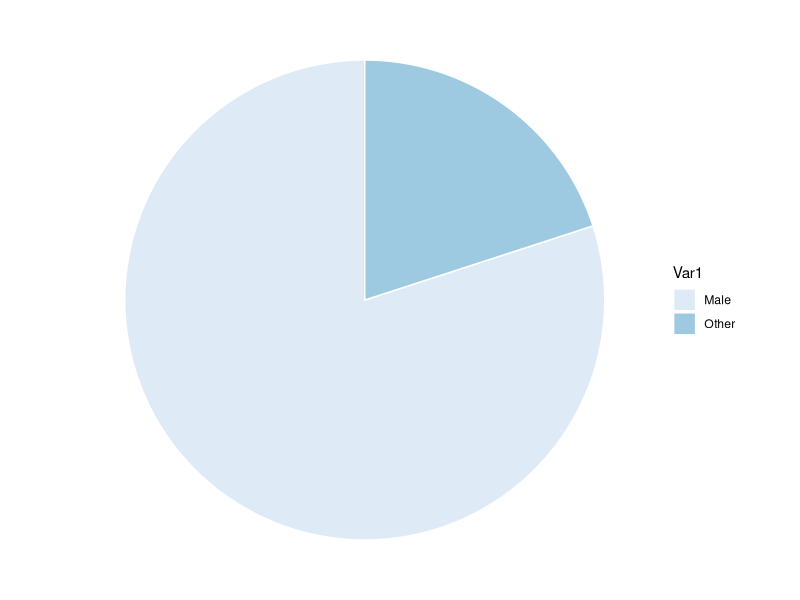

Write the R code that produced this figure.
#set working directory [replace with your own local working directory]
setwd("/Users/psav050/Documents/GitHub/humanities")

library(ggplot2)

d<-read.csv(file="boghossian.csv",row.names=1)

t<-as.data.frame(table(d$Gender))

ggplot(t, aes(x = "", y = Freq, fill = Var1)) +
  geom_col(width = 1, color = "white") +
  coord_polar(theta = "y") +
scale_fill_brewer(palette = "Blues") +
  theme_void()

#Repeat for the following variables:
t<-as.data.frame(table(d$Race))
t<-as.data.frame(table(d$Discipline))
t<-as.data.frame(table(d$Institution))
t<-as.data.frame(table(d$Country))
